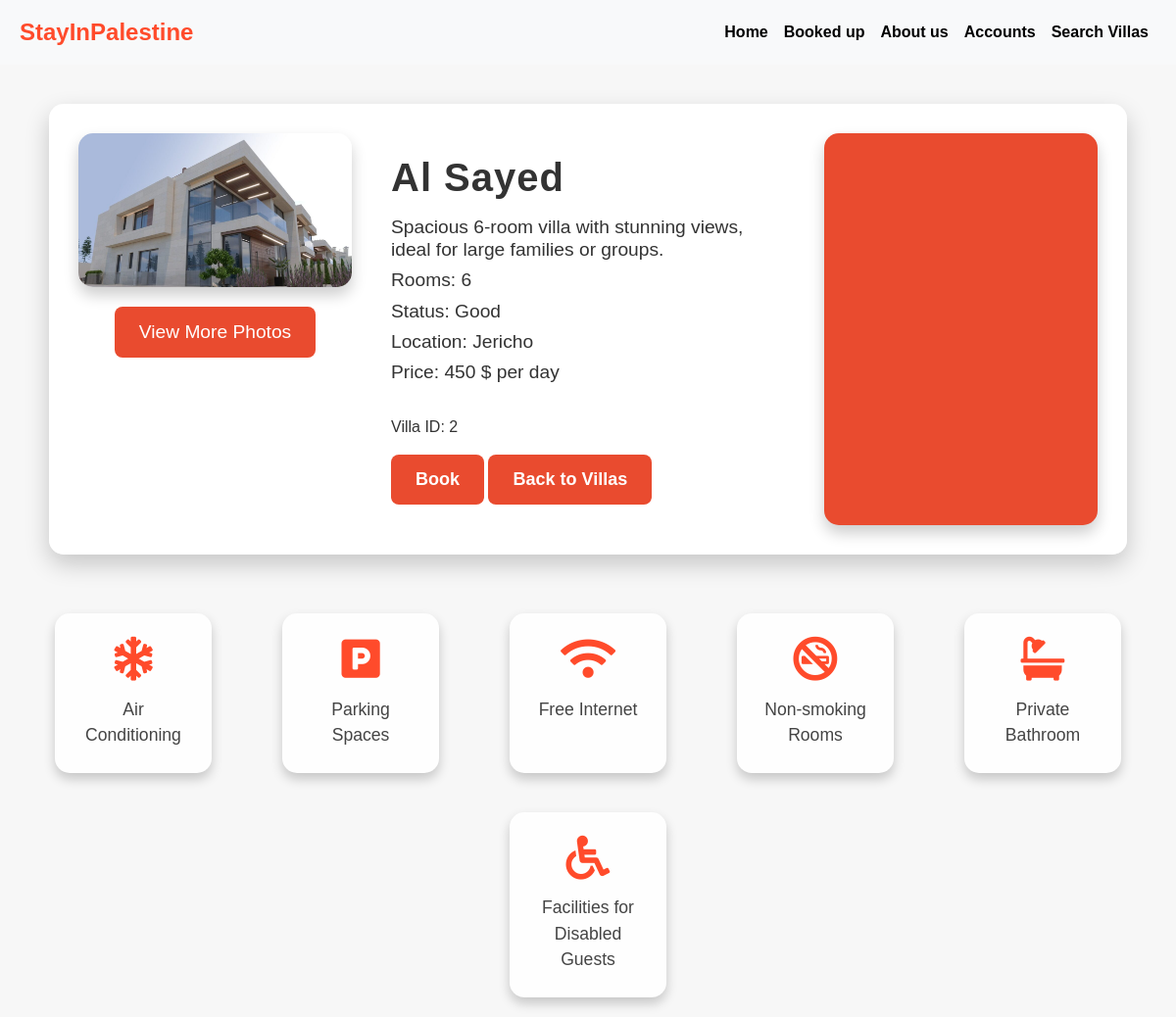
Before: /villa/2/ with the older database file.
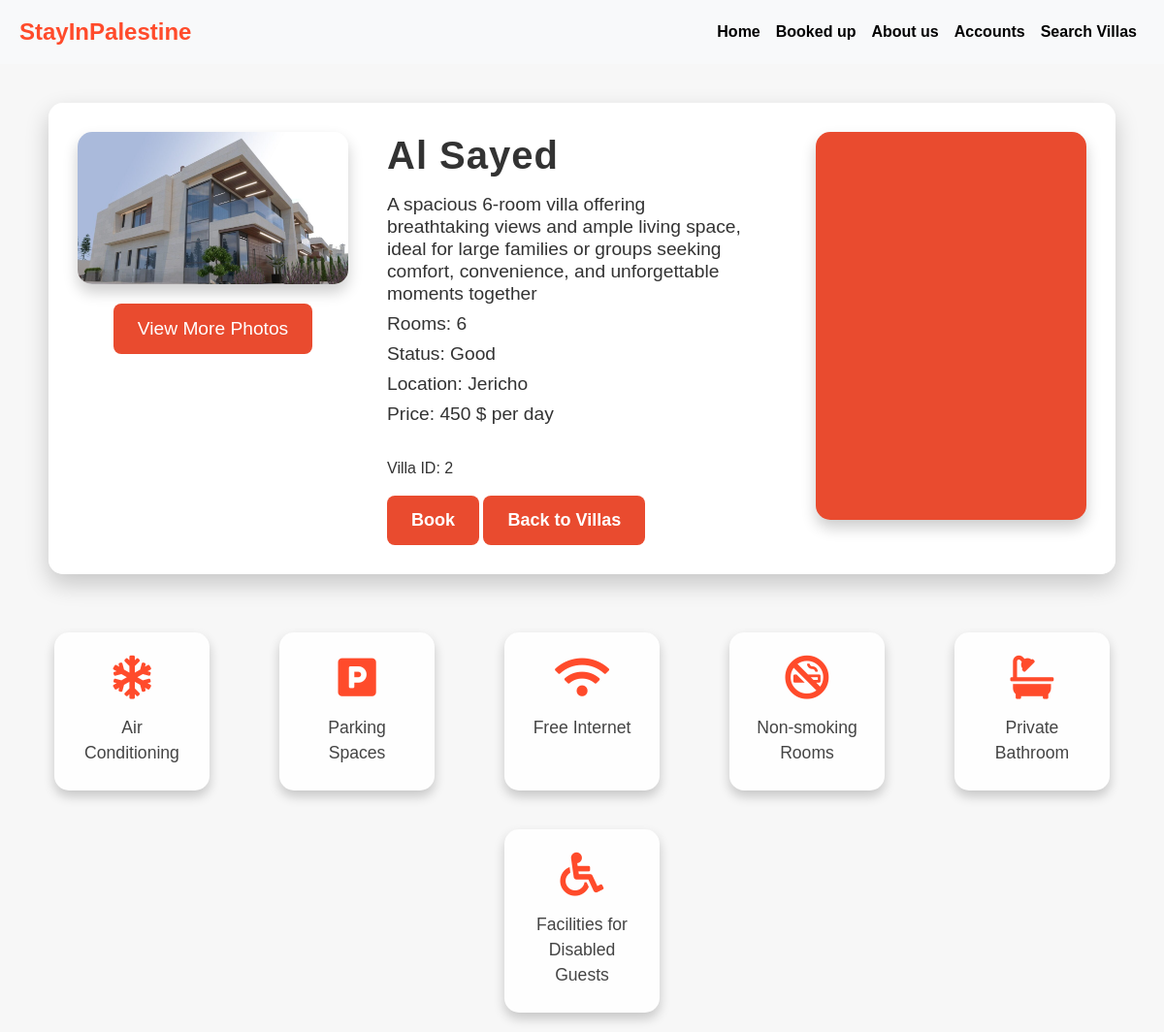
After: the same page with the newer database file.
### group/models.py (models this page shows)
class villas(models.Model):
    image = models.ImageField(upload_to='img')
    name = models.CharField(max_length=30)
    desc = models.TextField()
    rooms = models.IntegerField()
    status = models.CharField(max_length=20)
    location = models.CharField(max_length=30)
    price = models.IntegerField()
    user_id = models.ForeignKey(user, on_delete=models.CASCADE)

### group/views.py (the view)
# urls.py: path('villa/<int:villa_id>/', views.details, name='details'),
def details(request, villa_id):
    First_name = request.session.get('First_name')
    Last_name = request.session.get('Last_name')
    if First_name and Last_name:
        user_name = f"{First_name} {Last_name}"
    else:
        user_name = None
    try:
        villa = villas.objects.get(id=villa_id)
    except villas.DoesNotExist:
        messages.error(request, 'The selected villa does not exist.')
        return redirect('villas')
    return render(request, 'details.html', {'details': villa , 'user_name': user_name})

### group/templates/details.html (shortened to what this page needs)
<!DOCTYPE html>
<html lang="en">
<head>
    {% load static %}
    <link href="https://stackpath.bootstrapcdn.com/bootstrap/4.5.2/css/bootstrap.min.css" rel="stylesheet">
    <link rel="stylesheet" href="https://cdnjs.cloudflare.com/ajax/libs/font-awesome/5.15.4/css/all.min.css">
    <link rel="stylesheet" href="{% static 'css/details.css' %}">
</head>
<body>
    <nav class="navbar navbar-expand-lg bg-light">
        <a class="navbar-brand" href="{% url 'index' %}">StayInPalestine</a>
        <div class="collapse navbar-collapse" id="navbarNav">
            <ul class="navbar-nav ml-auto">
                <li class="nav-item">
                    <a class="nav-link" href="{% url 'index' %}">Home</a>
                </li>
                <li class="nav-item">
                    <a class="nav-link" href="{% url 'booked' %}">Booked up</a>
                </li>
                <li class="nav-item">
                    <a class="nav-link" href="{% url 'about' %}">About us</a>
                </li>
                    {% if user_name %}
                    <a class="nav-link" href="{% url 'logout' %}">Logout</a>
                    {% else %}
                <li class="nav-item">
                    <a class="nav-link" href="{% url 'login' %}">Accounts</a>
                    {% endif %}
                </li>
                <li class="nav-item">
                    <a class="nav-link" href="{% url 'villas' %}">Search Villas</a>
                </li>
            </ul>
        </div>
    </nav>
    {% if details %}
    <div class="details">
        <div class="details-image">
            <img src="{{ details.image.url }}" alt="{{ details.name }}">
            <button class="view-more-btn" onclick="openModal()">View More Photos</button>
        </div>
        <div class="details-info">
            <h1>{{ details.name }}</h1>
            <h2>{{ details.desc }}</h2>
            <h2>Rooms: {{ details.rooms }}</h2>
            <h2>Status: {{ details.status }}</h2>
            <h2>Location: {{ details.location }}</h2>
            <h2>Price: {{ details.price }} $ per day</h2>
            <div class="action-buttons">
                <p>Villa ID: {{ details.id }}</p>
                <a href="{% url 'booking' details.id %}" class="cardbutton2">Book</a>
                <a href="{% url 'villas' %}" class="cardbutton2">Back to Villas</a>
            </div>
        </div>
        <div id="map" class="details-map"></div>
    </div>
    {% else %}
    <h1>No purchase details available</h1>
    {% endif %}
    <div class="features">
        <div class="feature-card">
            <i class="fas fa-snowflake"></i>
            <p>Air Conditioning</p>
        </div>
        <div class="feature-card">
            <i class="fas fa-parking"></i>
            <p>Parking Spaces</p>
        </div>
        <div class="feature-card">
            <i class="fas fa-wifi"></i>
            <p>Free Internet</p>
        </div>
        <div class="feature-card">
            <i class="fas fa-smoking-ban"></i>
            <p>Non-smoking Rooms</p>
        </div>
        <div class="feature-card">
            <i class="fas fa-bath"></i>
            <p>Private Bathroom</p>
        </div>
        <div class="feature-card">
            <i class="fas fa-wheelchair"></i>
            <p>Facilities for Disabled Guests</p>
        </div>
    </div>
</body>
</html>

Changed rows visible on the page:
changed villas "Al Sayed": desc "Spacious 6-room villa with stunning views, ideal for large families or groups." → "A spacious 6-room villa offering breathtaking views and ample living space, ideal for large families or groups seeking comfort, convenience, and unforgettable moments together"
